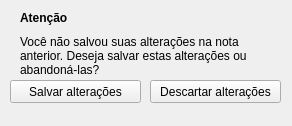
<?xml version="1.0" encoding="UTF-8"?>
<ui version="4.0">
 <class>Form</class>
 <widget class="QWidget" name="Form">
  <property name="geometry">
   <rect>
    <x>0</x>
    <y>0</y>
    <width>292</width>
    <height>126</height>
   </rect>
  </property>
  <property name="windowTitle">
   <string/>
  </property>
  <property name="styleSheet">
   <string notr="true">QPushButton[flat=&quot;true&quot;] { border: 1px rgb(55, 71, 82) }
QPushButton[flat=&quot;true&quot;]:hover { background-color: rgb(55, 71, 82) }
QPushButton:checked { background-color:  rgb(55, 71, 82) }</string>
  </property>
  <widget class="QLabel" name="label_3">
   <property name="geometry">
    <rect>
     <x>20</x>
     <y>10</y>
     <width>61</width>
     <height>16</height>
    </rect>
   </property>
   <property name="font">
    <font>
     <weight>75</weight>
     <bold>true</bold>
    </font>
   </property>
   <property name="text">
    <string>Atenção</string>
   </property>
  </widget>
  <widget class="QPushButton" name="btnDescartar">
   <property name="geometry">
    <rect>
     <x>150</x>
     <y>80</y>
     <width>131</width>
     <height>23</height>
    </rect>
   </property>
   <property name="text">
    <string>Descartar alterações</string>
   </property>
   <property name="icon">
    <iconset>
     <normaloff>../icons/delete.png</normaloff>../icons/delete.png</iconset>
   </property>
  </widget>
  <widget class="QPushButton" name="btnSalvar">
   <property name="geometry">
    <rect>
     <x>10</x>
     <y>80</y>
     <width>131</width>
     <height>23</height>
    </rect>
   </property>
   <property name="text">
    <string>Salvar alterações</string>
   </property>
   <property name="icon">
    <iconset>
     <normaloff>../icons/disk.png</normaloff>../icons/disk.png</iconset>
   </property>
  </widget>
  <widget class="QLabel" name="label_4">
   <property name="geometry">
    <rect>
     <x>20</x>
     <y>30</y>
     <width>251</width>
     <height>51</height>
    </rect>
   </property>
   <property name="text">
    <string>Você não salvou suas alterações na nota anterior. Deseja salvar estas alterações ou abandoná-las?</string>
   </property>
   <property name="wordWrap">
    <bool>true</bool>
   </property>
  </widget>
 </widget>
 <resources/>
 <connections/>
</ui>
